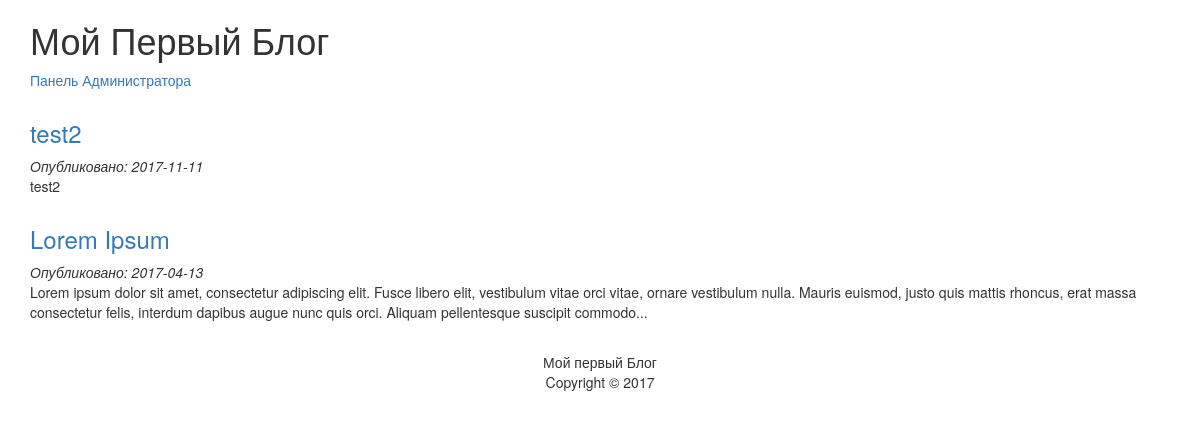
The page / on the database its author committed.
### tables this page shows
CREATE TABLE IF NOT EXISTS `articles` (
  `id` int(11) NOT NULL,
  `title` varchar(255) NOT NULL,
  `content` text NOT NULL,
  `date` date NOT NULL
);

### index.php (called while the page is built)
<?php
	require_once("database.php");
	require_once("models/articles.php");
	$link = db_connect();
	$articles = articles_all($link);
	include("views/articles.php");
?>

### models/articles.php (called while the page is built, shortened)
<?php
	function articles_all($link) {
		$query = "SELECT * FROM articles ORDER BY id DESC";
		$result = mysqli_query($link, $query);
		$n = mysqli_num_rows($result);
		$articles = array();
		for ($i = 0; $i < $n; $i++) {
			$row = mysqli_fetch_assoc($result);
			$articles[] = $row;
		}
		return $articles;
	}
	function articles_intro($text, $len = 255) {
		if (mb_strlen($text) >= $len) {
                preg_match("/.{255}[^.!;?]*[.!;?]/si", $text.". ", $matches);
                $cuttext=$matches[0] .= "..";
                return $cuttext;
        }
        else return $text;
	}
?>

### views/articles.php (the view, shortened to what this page needs)
<!DOCTYPE html>
<html>
	<head>
		<link rel="stylesheet" href="style.css">
		<link rel="stylesheet" href="https://maxcdn.bootstrapcdn.com/bootstrap/3.3.7/css/bootstrap.min.css">
	</head>
	<body>
		<div class="container">
			<h1>Мой Первый Блог</h1>
			<a href="admin">Панель Администратора</a>
			<div>
				<?php foreach($articles as $a): ?>
				<div class="article">
					<h3>
						<a href="article.php?id=<?=$a['id']?>">
						<?=$a['title']?></a>
					</h3>
					<em>Опубликовано: <?=$a['date']?></em>
					<p><?=articles_intro($a['content'])?></p>
				</div>
				<?php endforeach ?>
			</div>
			<footer>
				<p>Мой первый Блог<br>Copyright &copy; 2017</p>
			</footer>
		</div>
	</body>
</html>

### style.css (style rules this page uses)
footer { text-align: center; }
.article { margin-top: 30px; margin-bottom: 30px; }

### rows shown on the page
articles: title "test2", date "2017-11-11", content "test2"
articles: title "Lorem Ipsum", date "2017-04-13", content "Lorem ipsum dolor sit amet, consectetur adipiscing elit. Fusce libero elit, vestibulum vitae orci vitae, ornare vestibulum nulla. Mauris euismod, justo quis mattis rhoncus, erat massa consectetur felis, interdum dapibus augue nunc quis orci. Aliquam pellentesque suscipit commodo..."
